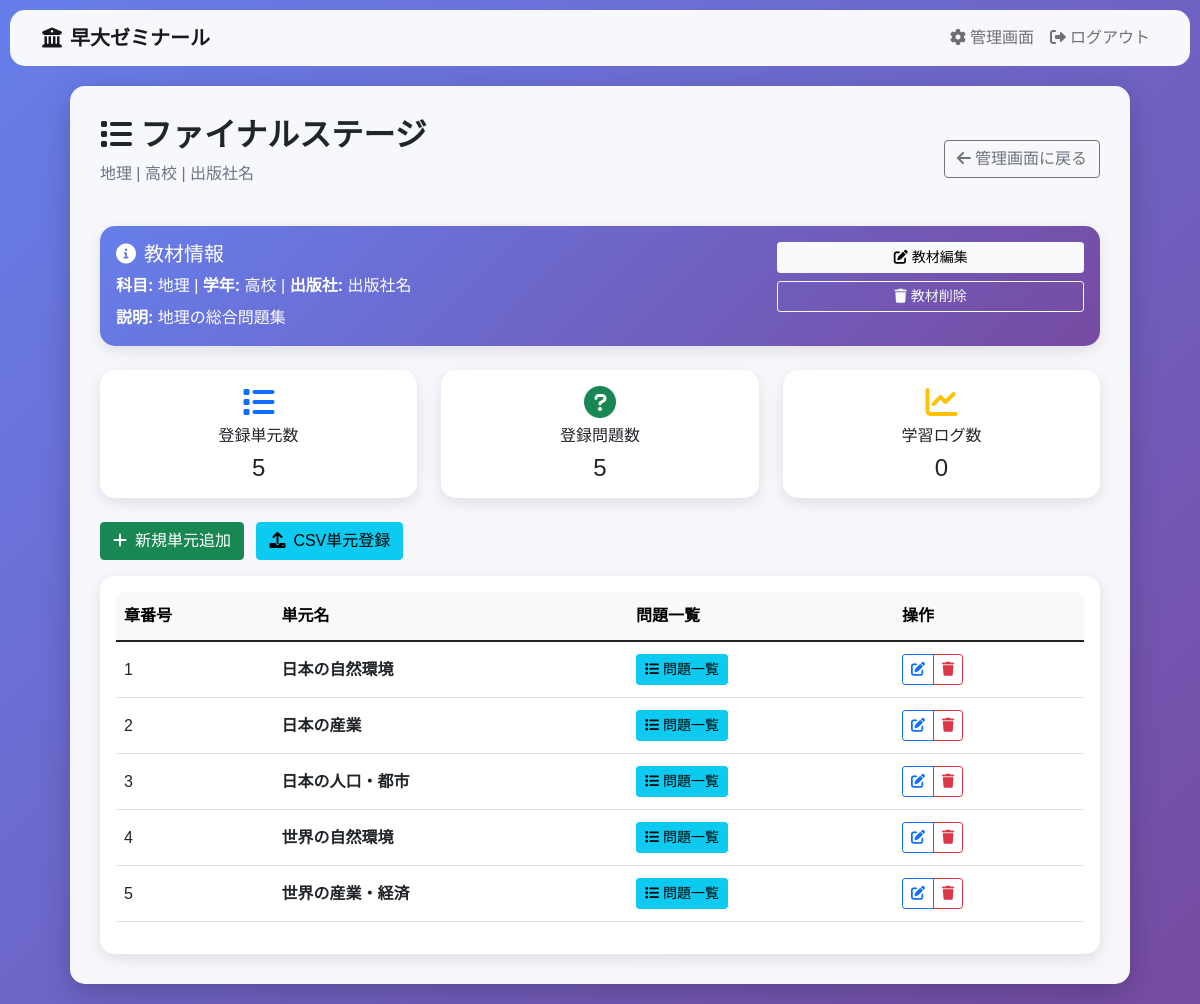
The page /admin/input_studies/textbooks/1 (signed in) on the database its author committed.
### tables this page shows
CREATE TABLE input_textbooks (
            id INTEGER PRIMARY KEY AUTOINCREMENT,
            name TEXT NOT NULL,
            subject TEXT NOT NULL,
            grade TEXT,
            publisher TEXT,
            description TEXT,
            wasabi_folder_path TEXT,
            created_at TIMESTAMP DEFAULT CURRENT_TIMESTAMP
        );

CREATE TABLE input_units (
            id INTEGER PRIMARY KEY AUTOINCREMENT,
            textbook_id INTEGER NOT NULL,
            name TEXT NOT NULL,
            chapter_number INTEGER,
            description TEXT,
            created_at TIMESTAMP DEFAULT CURRENT_TIMESTAMP,
            FOREIGN KEY (textbook_id) REFERENCES input_textbooks (id)
        );

### routes/admin.py (the view)
@admin_bp.route('/admin/input_studies/textbooks/<int:textbook_id>')
@login_required
@admin_required
def input_studies_admin_textbook_unified(textbook_id):
    try:
        with get_db_connection() as conn:
            with get_db_cursor(conn) as cur:
                placeholder = get_placeholder()
                cur.execute(f'''
                    SELECT id, name, subject, grade, publisher, description, created_at
                    FROM input_textbooks
                    WHERE id = {placeholder}
                ''', (textbook_id,))
                textbook_data = cur.fetchone()
                if not textbook_data:
                    flash('教材が見つかりません', 'error')
                    return redirect(url_for('admin.input_studies_admin_unified'))
                textbook_info = {
                    'id': textbook_data[0],
                    'name': textbook_data[1],
                    'subject': textbook_data[2],
                    'grade': textbook_data[3],
                    'publisher': textbook_data[4],
                    'description': textbook_data[5],
                    'created_at': textbook_data[6]
                }
                cur.execute(f'''
                    SELECT id, name, chapter_number, description, created_at
                    FROM input_units
                    WHERE textbook_id = {placeholder}
                    ORDER BY chapter_number, name
                ''', (textbook_id,))
                units_data = cur.fetchall()
                units = []
                for unit_data in units_data:
                    units.append({
                        'id': unit_data[0],
                        'name': unit_data[1],
                        'chapter_number': unit_data[2],
                        'description': unit_data[3],
                        'created_at': unit_data[4]
                    })
                cur.execute(f'SELECT COUNT(*) FROM input_questions WHERE textbook_id = {placeholder}', (textbook_id,))
                question_count = cur.fetchone()[0]
                cur.execute(f'''
                    SELECT COUNT(*) FROM input_study_log
                    WHERE question_id IN (
                        SELECT id FROM input_questions WHERE textbook_id = {placeholder}
                    )
                ''', (textbook_id,))
                study_log_count = cur.fetchone()[0]
                return render_template('input_studies/admin_textbook_unified.html',
                                     textbook=textbook_info,
                                     units=units,
                                     total_units=len(units),
                                     total_questions=question_count,
                                     total_study_logs=study_log_count)
    except Exception as e:
        current_app.logger.error(f"社会科教材詳細管理画面エラー: {e}")
        flash('社会科教材詳細管理画面の読み込みに失敗しました', 'error')
        return redirect(url_for('admin.input_studies_admin_unified'))

### app.py (called while the page is built)
@app.context_processor
def inject_csrf_token():
    return dict(csrf_token=lambda: '')

@login_manager.user_loader
def load_user(user_id):
    return User.get(user_id)

### models/user.py (called while the page is built)
    @classmethod
    def get(cls, user_id):
        try:
            with get_db_connection() as conn:
                with get_db_cursor(conn) as cur:
                    placeholder = get_placeholder()
                    cur.execute(f"SELECT id, username, password_hash, full_name, is_admin FROM users WHERE id = {placeholder}", (user_id,))
                    row = cur.fetchone()
                    if row:
                        return cls(row[0], row[1], row[2], row[3], row[4])
        except Exception as e:
            pass
        return None

### routes/admin.py (called while the page is built)
def admin_required(f):
    @wraps(f)
    def decorated_function(*args, **kwargs):
        if not current_user.is_authenticated:
            return redirect(url_for('auth.login'))
        if not current_user.is_admin:
            flash('管理者権限が必要です', 'error')
            return redirect(url_for('home'))
        return f(*args, **kwargs)
    return decorated_function

### utils/db.py (called while the page is built, shortened)
@contextmanager
def get_db_connection():
    db_type = os.getenv('DB_TYPE', 'sqlite')
    if db_type == 'sqlite':
        db_path = os.path.abspath(os.getenv('DB_PATH', 'flashcards.db'))
        conn = None
        try:
            conn = sqlite3.connect(db_path, timeout=30.0)  # タイムアウトを30秒に設定
            conn.row_factory = sqlite3.Row  # 辞書形式でアクセス可能にする
            conn.execute("PRAGMA journal_mode=WAL")
            conn.execute("PRAGMA synchronous=NORMAL")
            conn.execute("PRAGMA cache_size=10000")
            conn.execute("PRAGMA temp_store=MEMORY")
            conn.execute("PRAGMA foreign_keys=ON")
            yield conn
        finally:
            if conn:
                try:
                    conn.close()
                except:
                    pass

@contextmanager
def get_db_cursor(conn, cursor_factory=None):
    db_type = os.getenv('DB_TYPE', 'sqlite')
    if db_type == 'sqlite':
        cursor = conn.cursor()
        try:
            yield cursor
        finally:
            cursor.close()

def get_placeholder(db_type=None):
    if db_type is None:
        db_type = os.getenv('DB_TYPE', 'sqlite')
    if db_type == 'sqlite':
        return '?'
    else:
        return '%s'

### templates/input_studies/admin_textbook_unified.html (shortened to what this page needs)
{% extends "base.html" %}
{% block content %}
<div class="mb-4">
    <div class="d-flex justify-content-between align-items-center">
        <div>
            <h2 class="fw-bold">
                <i class="fas fa-list me-2"></i>{{ textbook.name }}
            </h2>
            <p class="text-muted">{{ textbook.subject }} | {{ textbook.grade or '学年未設定' }} | {{ textbook.publisher or '出版社未設定' }}</p>
        </div>
        <div>
            <a href="{{ url_for('admin.input_studies_admin_unified') }}" class="btn btn-outline-secondary">
                <i class="fas fa-arrow-left me-1"></i>管理画面に戻る
            </a>
        </div>
    </div>
</div>
<div class="card textbook-info-card mb-4">
    <div class="card-body">
        <div class="row">
            <div class="col-md-8">
                <h5 class="card-title">
                    <i class="fas fa-info-circle me-2"></i>教材情報
                </h5>
                <p class="card-text mb-2">
                    <strong>科目:</strong> {{ textbook.subject }} |
                    <strong>学年:</strong> {{ textbook.grade or '未設定' }} |
                    <strong>出版社:</strong> {{ textbook.publisher or '未設定' }}
                </p>
                {% if textbook.description %}
                <p class="card-text mb-0">
                    <strong>説明:</strong> {{ textbook.description }}
                </p>
                {% endif %}
            </div>
            <div class="col-md-4 text-end">
                <div class="d-flex flex-column">
                    <button class="btn btn-light btn-sm mb-2" onclick="editTextbook()">
                        <i class="fas fa-edit me-1"></i>教材編集
                    </button>
                    <button class="btn btn-outline-light btn-sm" onclick="deleteTextbook()">
                        <i class="fas fa-trash me-1"></i>教材削除
                    </button>
                </div>
            </div>
        </div>
    </div>
</div>
<div class="row g-4 mb-4">
    <div class="col-md-4">
        <div class="card stats-card text-center">
            <div class="card-body">
                <i class="fas fa-list fa-2x text-primary mb-2"></i>
                <h6 class="card-title">登録単元数</h6>
                <p class="card-text h4">{{ total_units }}</p>
            </div>
        </div>
    </div>
    <div class="col-md-4">
        <div class="card stats-card text-center">
            <div class="card-body">
                <i class="fas fa-question-circle fa-2x text-success mb-2"></i>
                <h6 class="card-title">登録問題数</h6>
                <p class="card-text h4">{{ total_questions }}</p>
            </div>
        </div>
    </div>
    <div class="col-md-4">
        <div class="card stats-card text-center">
            <div class="card-body">
                <i class="fas fa-chart-line fa-2x text-warning mb-2"></i>
                <h6 class="card-title">学習ログ数</h6>
                <p class="card-text h4">{{ total_study_logs }}</p>
            </div>
        </div>
    </div>
</div>
<div class="mb-3">
    <a href="{{ url_for('admin.input_studies_add_unit', textbook_id=textbook.id) }}" class="btn btn-success me-2">
        <i class="fas fa-plus me-2"></i>新規単元追加
    </a>
    <button class="btn btn-info me-2" onclick="showUnitsCsvUpload()">
        <i class="fas fa-upload me-2"></i>CSV単元登録
    </button>
</div>
<div class="card">
    <div class="card-body">
        <div class="table-responsive">
            <table class="table table-hover">
                <thead class="table-light">
                    <tr>
                        <th>章番号</th>
                        <th>単元名</th>
                        <th>問題一覧</th>
                        <th>操作</th>
                    </tr>
                </thead>
                <tbody>
                    {% for unit in units %}
                    <tr>
                        <td>{{ unit.chapter_number or '未設定' }}</td>
                        <td>
                            <div class="fw-bold">{{ unit.name }}</div>
                        </td>
                        <td>
                            <a href="{{ url_for('admin.input_studies_admin_unit_questions', textbook_id=textbook.id, unit_id=unit.id) }}" class="btn btn-info btn-sm" title="問題一覧">
                                <i class="fas fa-list me-1"></i>問題一覧
                            </a>
                        </td>
                        <td>
                            <div class="btn-group btn-group-sm" role="group">
                                <button class="btn btn-outline-primary" onclick="editUnit({{ unit.id }})" title="編集">
                                    <i class="fas fa-edit"></i>
                                </button>
                                <button class="btn btn-outline-danger" onclick="deleteUnit({{ unit.id }})" title="削除">
                                    <i class="fas fa-trash"></i>
                                </button>
                            </div>
                        </td>
                    </tr>
                    {% endfor %}
                </tbody>
            </table>
        </div>
    </div>
</div>
{% endblock %}

### templates/base.html (shortened to what this page needs)
<!DOCTYPE html>
<html lang="ja">
<head>
    <link href="https://cdn.jsdelivr.net/npm/bootstrap@5.1.3/dist/css/bootstrap.min.css" rel="stylesheet">
    <link href="https://cdnjs.cloudflare.com/ajax/libs/font-awesome/6.0.0/css/all.min.css" rel="stylesheet">
</head>
<body>
    <nav class="navbar navbar-expand-lg navbar-light">
        <div class="container">
            <a class="navbar-brand fw-bold" href="{{ url_for('home') }}">
                <i class="fas fa-university me-2"></i>早大ゼミナール
            </a>
            <div class="collapse navbar-collapse" id="navbarNav">
                <ul class="navbar-nav ms-auto">
                    {% if current_user.is_authenticated %}
                        {% if current_user.is_admin %}
                            <li class="nav-item">
                                <a class="nav-link" href="{{ url_for('admin.admin') }}">
                                    <i class="fas fa-cog me-1"></i>管理画面
                                </a>
                            </li>
                        {% else %}
                            <li class="nav-item">
                                <a class="nav-link" href="{{ url_for('study.dashboard') }}">
                                    <i class="fas fa-tachometer-alt me-1"></i>マイダッシュボード
                                </a>
                            </li>
                        {% endif %}
                        <li class="nav-item">
                            <a class="nav-link" href="{{ url_for('auth.logout') }}">
                                <i class="fas fa-sign-out-alt me-1"></i>ログアウト
                            </a>
                        </li>
                    {% endif %}
                </ul>
            </div>
        </div>
    </nav>
    <div class="container">
        <div class="main-container">
            {% block content %}{% endblock %}
        </div>
    </div>
</body>
</html>

### templates/base.html (style rules this page uses)
body { background: linear-gradient(135deg, #667eea 0%, #764ba2 100%); min-height: 100vh; font-family: 'Hiragino Kaku Gothic ProN', 'Yu Gothic', sans-serif; }
.main-container { background: rgba(255, 255, 255, 0.95); border-radius: 15px; box-shadow: 0 10px 30px rgba(0, 0, 0, 0.2); margin: 20px auto; padding: 30px; max-width: 800px; }
.card { border: none; border-radius: 15px; box-shadow: 0 5px 15px rgba(0, 0, 0, 0.1); transition: all 0.3s ease; }
.navbar { background: rgba(255, 255, 255, 0.95) !important; backdrop-filter: blur(10px); border-radius: 15px; margin: 10px; }

### templates/input_studies/admin_textbook_unified.html (style rules this page uses)
.main-container { max-width: 1400px !important; width: 95% !important; }
.table-responsive { overflow-x: auto; border-radius: 10px; }
.table th, .table td { padding: 12px 8px; vertical-align: middle; }
.stats-card { transition: transform 0.2s; }
.textbook-info-card { background: linear-gradient(135deg, #667eea 0%, #764ba2 100%); color: white; }

### rows shown on the page
input_textbooks: name "ファイナルステージ", subject "地理", grade "高校", publisher "出版社名", description "地理の総合問題集"
input_units: chapter_number "1", name "日本の自然環境"
input_units: chapter_number "2", name "日本の産業"
input_units: chapter_number "3", name "日本の人口・都市"
input_units: chapter_number "4", name "世界の自然環境"
input_units: chapter_number "5", name "世界の産業・経済"

### other values the page prints
{{ total_units }} "5"
{{ total_questions }} "5"
{{ total_study_logs }} "0"
